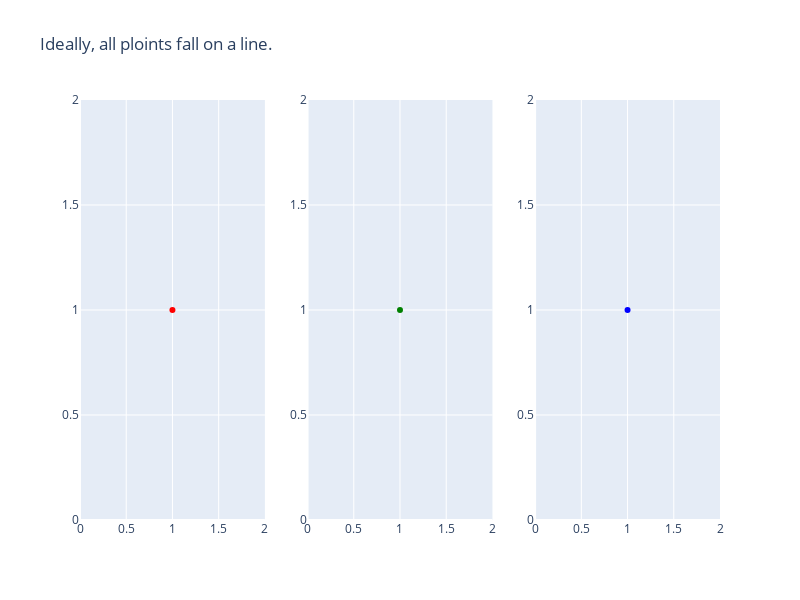

Here is the notebook cell this chart was saved with:
### Code cell
from plotly.subplots import make_subplots
import plotly.graph_objects as go

fig = make_subplots(rows=1, cols=3)

fig.add_trace(
    go.Scatter(x=merged_df['r_source'], y=merged_df['r_target'], hovertext=merged_df['label'], mode='markers',marker = {'color': 'red'}),
    row=1, col=1
)

fig.add_trace(
    go.Scatter(x=merged_df['g_source'], y=merged_df['g_target'], hovertext=merged_df['label'], mode='markers',  marker = {'color': 'green'}),
    row=1, col=2
)

fig.add_trace(
    go.Scatter(x=merged_df['b_source'], y=merged_df['b_target'], hovertext=merged_df['label'], mode='markers', marker = {'color': 'blue'}),
    row=1, col=3
)


fig.update_layout(height=600, width=800,  showlegend=False, title='Ideally, all ploints fall on a line.')
fig.show()

### Figure 1 — Plotly figure (JSON) as saved in the notebook; plotly's stock layout.template omitted (floating-point values rounded to 4 significant figures)
{"data": [{"hovertext": ["dummy"], "marker": {"color": "red"}, "mode": "markers", "type": "scatter", "x": [1], "xaxis": "x", "y": [1], "yaxis": "y"}, {"hovertext": ["dummy"], "marker": {"color": "green"}, "mode": "markers", "type": "scatter", "x": [1], "xaxis": "x2", "y": [1], "yaxis": "y2"}, {"hovertext": ["dummy"], "marker": {"color": "blue"}, "mode": "markers", "type": "scatter", "x": [1], "xaxis": "x3", "y": [1], "yaxis": "y3"}], "layout": {"height": 600, "showlegend": false, "title": {"text": "Ideally, all ploints fall on a line."}, "width": 800, "xaxis": {"anchor": "y", "domain": [0, 0.2889]}, "xaxis2": {"anchor": "y2", "domain": [0.3556, 0.6444]}, "xaxis3": {"anchor": "y3", "domain": [0.7111, 1]}, "yaxis": {"anchor": "x", "domain": [0, 1]}, "yaxis2": {"anchor": "x2", "domain": [0, 1]}, "yaxis3": {"anchor": "x3", "domain": [0, 1]}}}
